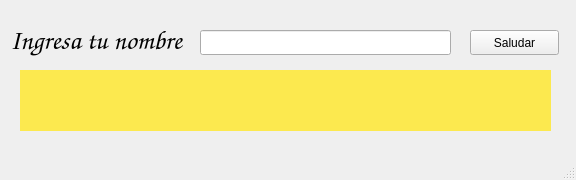
<?xml version="1.0" encoding="UTF-8"?>
<ui version="4.0">
 <class>Ventana</class>
 <widget class="QMainWindow" name="Ventana">
  <property name="geometry">
   <rect>
    <x>0</x>
    <y>0</y>
    <width>576</width>
    <height>180</height>
   </rect>
  </property>
  <property name="windowTitle">
   <string>Ventana</string>
  </property>
  <widget class="QWidget" name="centralwidget">
   <widget class="QLabel" name="lblNombre">
    <property name="geometry">
     <rect>
      <x>10</x>
      <y>20</y>
      <width>181</width>
      <height>41</height>
     </rect>
    </property>
    <property name="font">
     <font>
      <family>Z003</family>
      <pointsize>20</pointsize>
      <weight>75</weight>
      <italic>true</italic>
      <bold>true</bold>
     </font>
    </property>
    <property name="cursor">
     <cursorShape>OpenHandCursor</cursorShape>
    </property>
    <property name="text">
     <string>Ingresa tu nombre</string>
    </property>
   </widget>
   <widget class="QLineEdit" name="inNombre">
    <property name="geometry">
     <rect>
      <x>200</x>
      <y>30</y>
      <width>251</width>
      <height>25</height>
     </rect>
    </property>
    <property name="toolTip">
     <string>Ingresa tu nombre</string>
    </property>
   </widget>
   <widget class="QPushButton" name="btnSaludar">
    <property name="geometry">
     <rect>
      <x>470</x>
      <y>30</y>
      <width>89</width>
      <height>25</height>
     </rect>
    </property>
    <property name="text">
     <string>Saludar</string>
    </property>
   </widget>
   <widget class="QLabel" name="outSaludo">
    <property name="geometry">
     <rect>
      <x>20</x>
      <y>70</y>
      <width>531</width>
      <height>61</height>
     </rect>
    </property>
    <property name="font">
     <font>
      <family>Chilanka</family>
      <pointsize>23</pointsize>
      <italic>true</italic>
     </font>
    </property>
    <property name="styleSheet">
     <string notr="true">background-color: rgb(252, 233, 79);
color: rgb(239, 41, 41);</string>
    </property>
    <property name="frameShadow">
     <enum>QFrame::Plain</enum>
    </property>
    <property name="text">
     <string/>
    </property>
    <property name="alignment">
     <set>Qt::AlignCenter</set>
    </property>
    <property name="wordWrap">
     <bool>false</bool>
    </property>
   </widget>
  </widget>
  <widget class="QMenuBar" name="menubar">
   <property name="geometry">
    <rect>
     <x>0</x>
     <y>0</y>
     <width>576</width>
     <height>22</height>
    </rect>
   </property>
  </widget>
  <widget class="QStatusBar" name="statusbar"/>
 </widget>
 <resources/>
 <connections/>
</ui>
